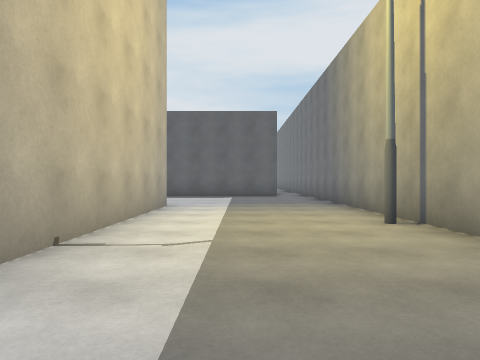
view 1 (above)

24 first-person views from a walk through a scene from a Unity 3-D project. The camera is 1.2 m above the floor, looks level and sees 70° across. The floor is counted in squares, 2 m on a side. Each view is taken from the middle of a square. On the plan, view 1 faces up. The plan holds only what a view shows up to about 10 squares ahead; the rest is blank. The place goes on beyond the plan. The player is left out. Some animated figures are left out. Some surface patterns are stand-ins.

view 2
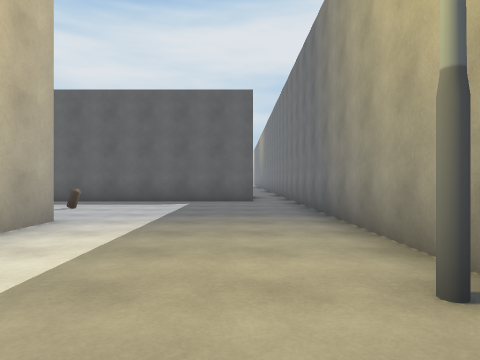

view 3
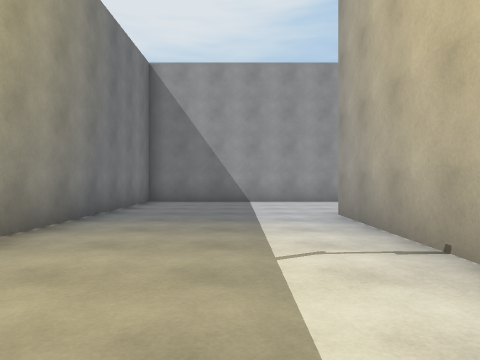

view 4
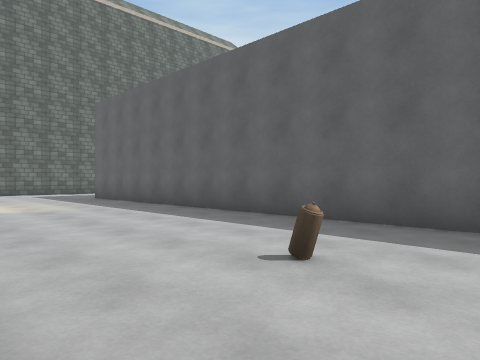

view 5
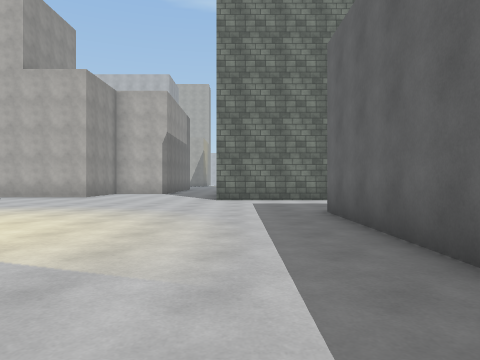

view 6
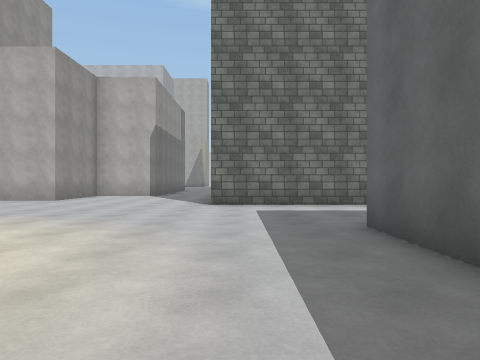

view 7
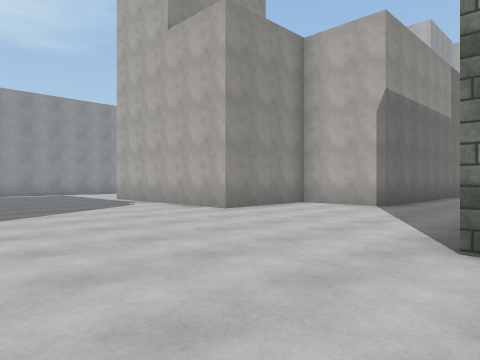

view 8
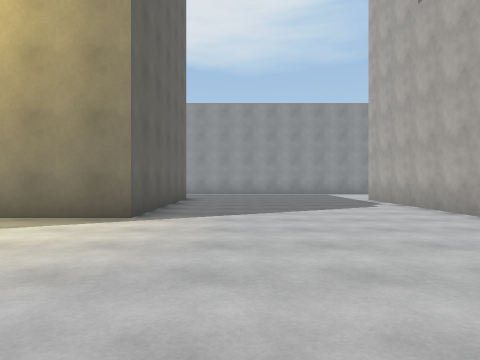

view 9
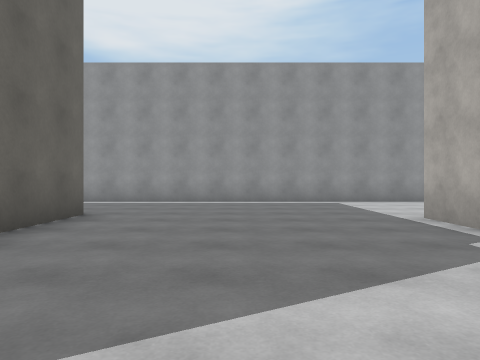

view 10
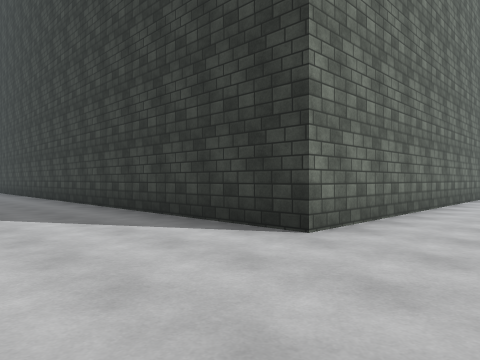

view 11
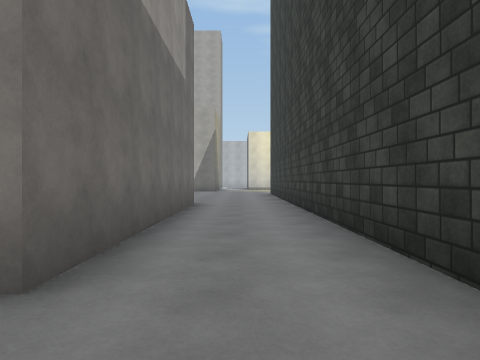

view 12
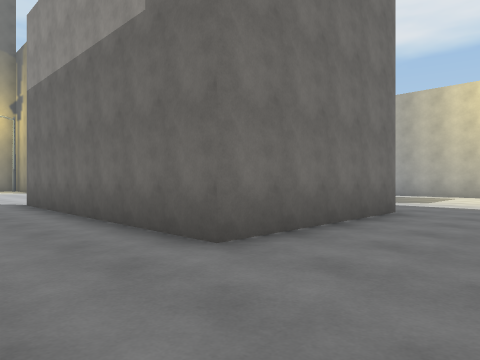

view 13
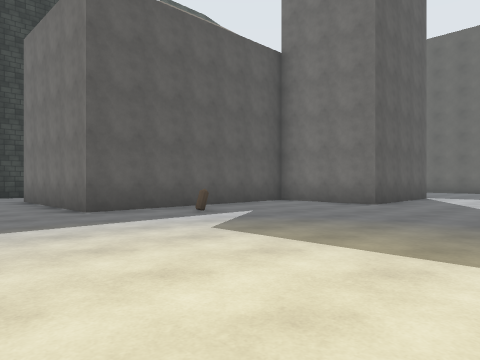

view 14
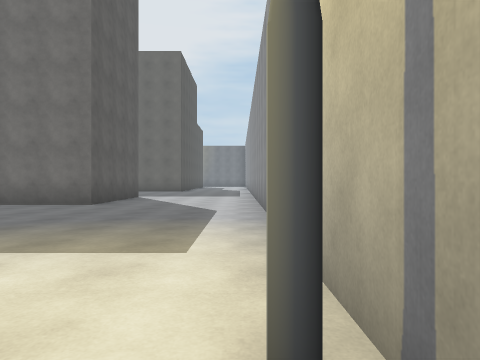

view 15
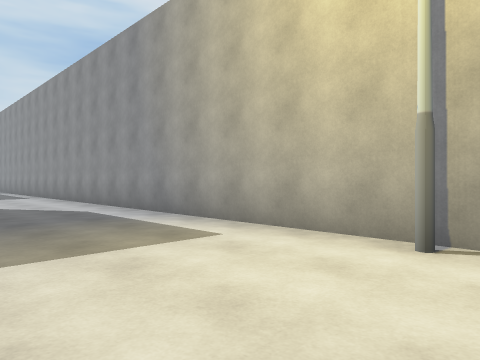

view 16
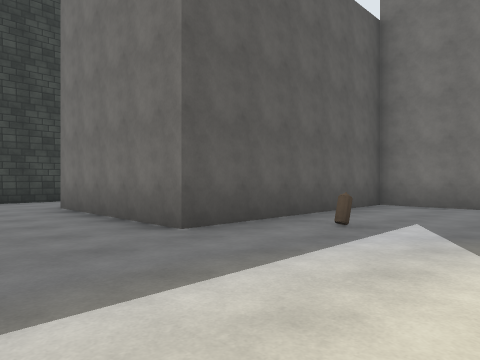

view 17
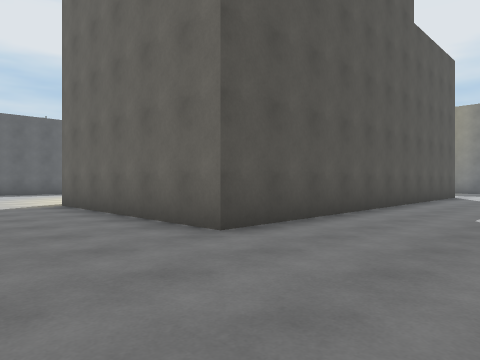

view 18
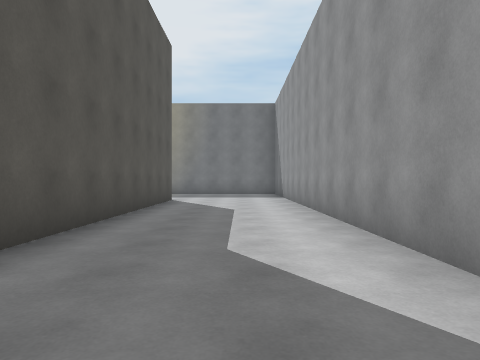

view 19
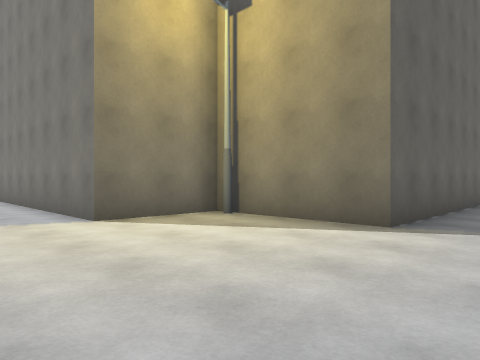

view 20
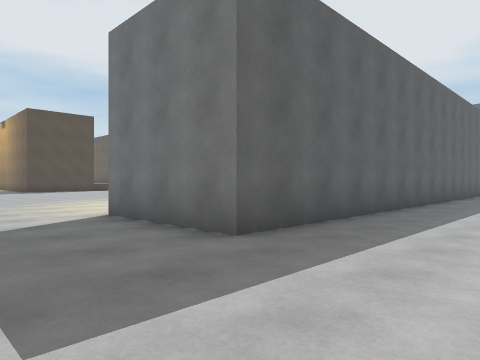

view 21
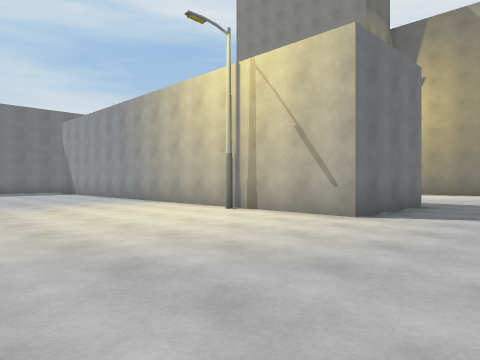

view 22
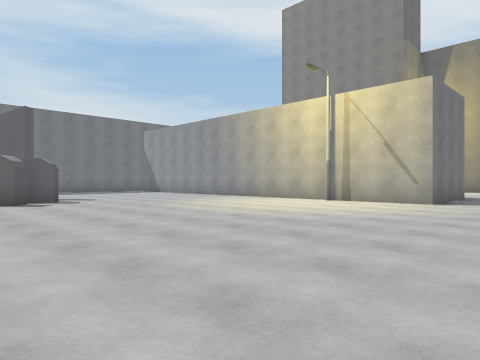

view 23
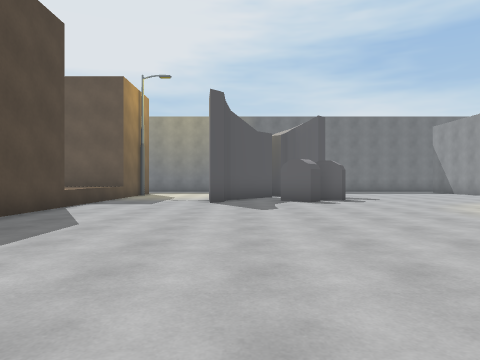

view 24
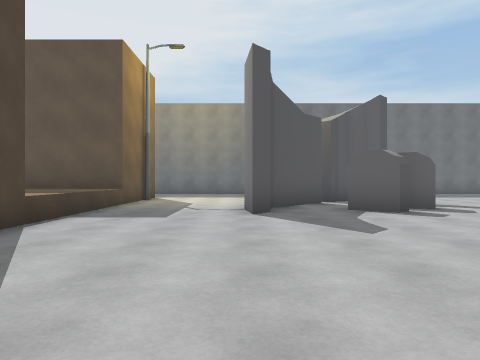

### Floor plan
Key: @ floor where view 1 was taken; # wall or solid block; . floor; B building; O other object.
Columns run from 30 left of view 1 to 3 right of it. Each row starts with its distance up from view 1.
 31                           B
 30                         BBB
 29                      BBBBBBBB
 28                    ..........
 27                  ............
 26                 ........##...
 25                ..........##
 24                ...........##
 23                ..........# ##
 22                ..........#
 21                .............
 20                .............
 19              # ............
 18              #.............
 17              #. ..........
 16              #. ....#....
 15              #....#######
 14              #....## ####
 13              #....##############.#
 12              #...................#
 11  #############...................#
 10 ............................O....#
  9 .................................#
  8 .....................BBBBBBBB....#
  7 ...BBBBBBB...........B      B....#
  6  ..B     B...........B      B....#
  5  ..B      BBB.....BBB       B....#
  4  ..BBBBBB   B.....B         B....#
  3 .........B BB.....B         B....#
  2 ....O....B  B.....B         B....#
  1 .........BBBB.....B         B....#
  0 ..................BBBBBBBBBBB.@..#
 -1 .................................#
 -2 .................................#
 -3 .................................#
 -4  #################################

Positions as (right, up) in squares from view 1, and headings:
1: (0, 0), facing up
2: (1, 3), facing up
3: (0, 6), facing down
4: (-1, 8), facing up-left
5: (-6, 11), facing left
6: (-8, 11), facing left
7: (-13, 11), facing down-left
8: (-14, 11), facing down
9: (-15, 6), facing down
10: (-14, 7), facing up-left
11: (-19, 9), facing left
12: (-30, 10), facing down-right
13: (-30, -3), facing up-right
14: (-30, -3), facing right
15: (-30, 0), facing down-right
16: (-30, 0), facing up-right
17: (-15, -3), facing up-right
18: (-12, -2), facing right
19: (-14, 10), facing down-right
20: (-15, 10), facing up-right
21: (-15, 21), facing down-right
22: (-15, 25), facing down-right
23: (-15, 25), facing right
24: (-12, 26), facing right
